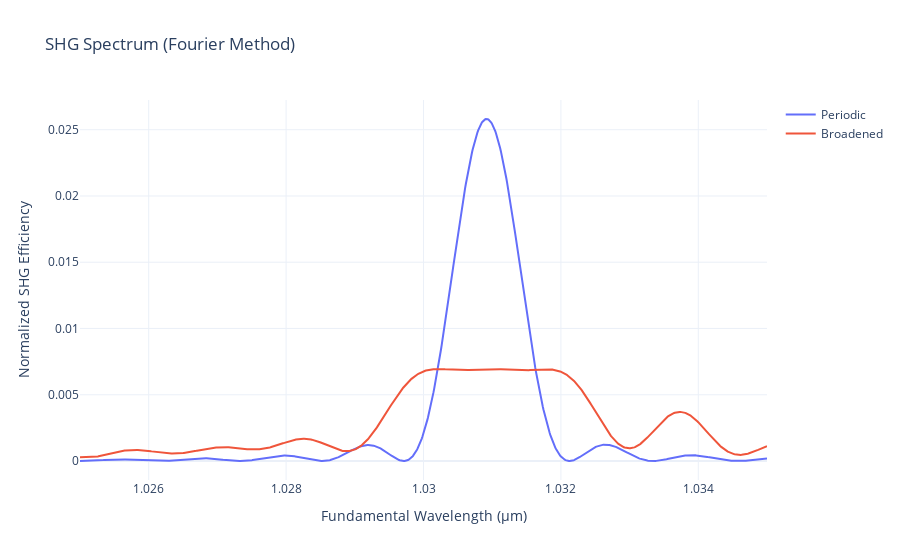

The notebook cell this image was saved under:
### Code cell
# physical conditions.
design_temp = 70.0
num_wl_points = 1000

# Periodic grating
wl_start = 1.025
wl_end = 1.035
num_domains = 555
period = 7.2


# periodic grating
profile = grating.uniform_profile(num_domains, period, kappa_mag=999)
wls = jnp.linspace(wl_start, wl_end, num_wl_points)
widths_periodic, _ = grating.build(profile)
periodic_device = DeviceConfig(length=float(jnp.sum(widths_periodic)), num_domains=widths_periodic.shape[0], kappa=1.31e-5 / (2 / jnp.pi))
effs_periodic = calc_effs(widths_periodic, wls, periodic_device, design_temp)

# broadened grating
widths_broadened = jnp.load("../datasets/broadened_shg_2000_555_e5.npy")
broadened_device = DeviceConfig(length=float(jnp.sum(widths_broadened)), num_domains=widths_broadened.shape[0], kappa=1.31e-5 / (2 / jnp.pi))
effs_broadened = calc_effs(widths_broadened, wls, broadened_device, design_temp)

fig = go.Figure()
fig.add_trace(go.Scatter(x=wls, y=effs_periodic, mode="lines", name="Periodic"))
fig.add_trace(go.Scatter(x=wls, y=effs_broadened, mode="lines", name="Broadened"))
fig.update_layout(
    title="SHG Spectrum (Fourier Method)",
    xaxis_title="Fundamental Wavelength (μm)",
    yaxis_title="Normalized SHG Efficiency",
    template="plotly_white",
)
fig.show()

### Figure 1 — Plotly figure (JSON) as saved in the notebook; plotly's stock layout.template omitted (floating-point values rounded to 4 significant figures; data arrays with more than 128 entries replaced by an {"elided": "..."} marker saying what was removed)
{"data": [{"mode": "lines", "name": "Periodic", "type": "scatter", "x": {"elided": "1000 float values"}, "y": {"elided": "1000 float values"}}, {"mode": "lines", "name": "Broadened", "type": "scatter", "x": {"elided": "1000 float values"}, "y": {"elided": "1000 float values"}}], "layout": {"title": {"text": "SHG Spectrum (Fourier Method)"}, "xaxis": {"title": {"text": "Fundamental Wavelength (μm)"}}, "yaxis": {"title": {"text": "Normalized SHG Efficiency"}}}}
